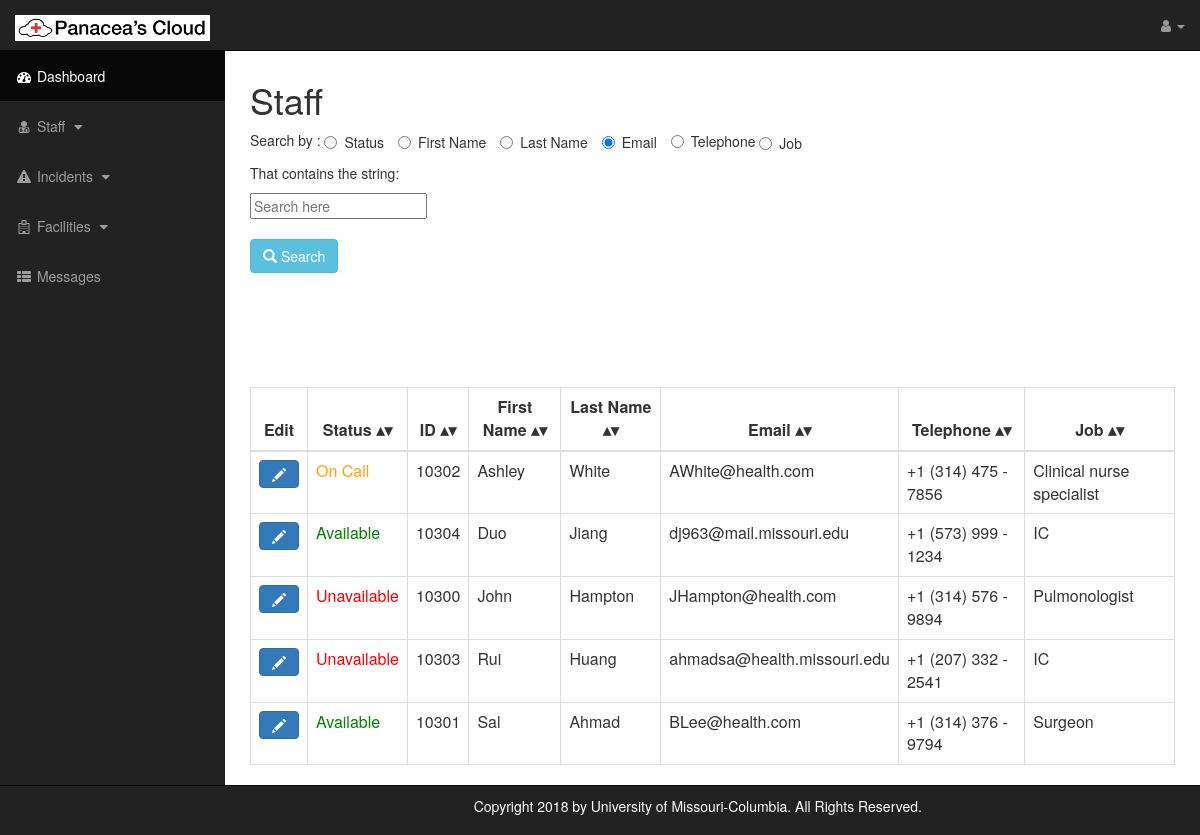
Screenshot of /staff.php (signed in) with the database file from the repository.
### tables this page shows
CREATE TABLE `tempstaffs` (
  `S_ID` int(11) NOT NULL AUTO_INCREMENT,
  `Status` varchar(50) NOT NULL,
  `First_Name` varchar(100) NOT NULL,
  `Last_Name` varchar(100) NOT NULL,
  `Email` varchar(100) NOT NULL,
  `Telephone` varchar(100) NOT NULL,
  `Job` varchar(100) NOT NULL,
  `Glass_User` varchar(3) NOT NULL,
  `registration_date` timestamp NOT NULL DEFAULT CURRENT_TIMESTAMP,
  `I_ID` int(11) DEFAULT NULL,
  PRIMARY KEY (`S_ID`)
);

### staff.php (the view, shortened to what this page needs)
<html lang="en">
<head>
   <link href="css/bootstrap.min.css" rel="stylesheet">
      <link href="css/sb-admin.css" rel="stylesheet">
      <link href="css/plugins/morris.css" rel="stylesheet">
      <link href="//maxcdn.bootstrapcdn.com/font-awesome/4.3.0/css/font-awesome.min.css" rel="stylesheet">
</head>
<body>
    <div id="wrapper">
        <?php
            require 'navigation.php';
        ?>
        <div id="page-wrapper">
            <div class="container-fluid">
        <div id = "title3">
          <h1>Staff</h1>
        </div>
        <div>
          <?php
              (isset($_POST["search_by"])) ? $query = $_POST["search_by"] : $query='Email';
          ?>
          <form method="POST" action="<?= $_SERVER['PHP_SELF'] ?>">
              <p>Search by :
              <label class="radio-inline">
                <input type="radio" name="search_by" <?php if ($query == 'Status' ) echo "checked ='true' "; ?> value="Status"  />Status
              </label>
              <label class="radio-inline">
                <input type="radio" name="search_by" <?php if ($query == 'First_Name' ) echo "checked ='true' "; ?> value="First_Name"  />First Name
              </label>
              <label class="radio-inline">
                <input type="radio" name="search_by" <?php if ($query == 'Last_Name' ) echo "checked ='true' "; ?> value="Last_Name"  />Last Name
              </label>
              <label class="radio-inline">
                <input type="radio" name="search_by" <?php if ($query == 'Email' ) echo "checked ='true' "; ?> value="Email"  />Email
              </label>
              <label class="radio-inline">
                <input type="radio" name="search_by" <?php if ($query == 'Telephone' ) echo "checked ='true' "; ?> value="Telephone"  />Telephone
              <label class="radio-inline">
                <input type="radio" name="search_by" <?php if ($query == 'Job' ) echo "checked ='true' "; ?> value="Job"  />Job
              </label>
              <div>
                That contains the string:</p> <input type="text" name="query_string" class = "form-control:focus" placeholder = 'Search here' value="<?php echo $_SESSION['data'];?>" /> <br /><br />
                <button type="submit" class="btn btn-info" name="submit">
                    <span class="glyphicon glyphicon-search"></span> Search
                </button>
              </div>
      </div>
       <div class="row">
          <div class="col-lg-12">
            <table class="table table-bordered sortable">
              <thead>
                <tr>
                  <th class="sorttable_nosort">Edit</th>
                  <th>Status</span></th>
                  <th>ID</th>
                  <th>First Name</th>
                  <th>Last Name</th>
                  <th>Email</th>
                  <th>Telephone</th>
                  <th>Job</th>
                </tr>
              </thead>
              <tbody>
                <?php
                  require 'dbConnection.php';
                  $type = htmlspecialchars($_POST['search_by']);
                  switch ($type) {
                      default:
                          $sql = "SELECT * FROM tempstaffs ORDER BY First_Name";
                          $result = $db->query($sql);
                          if ($result->num_rows > 0) {
                            while($row = $result->fetch_assoc()) {
                              $form = "<form method= 'POST' action='update_info.php'/>\n";
                              $form .= "<button type='submit' class='btn btn-primary' value = '".$row['S_ID']."'name='edit'><span class='glyphicon glyphicon-pencil'></span></button>";
                              if ($row['Status'] == 'Available'){
                                $color = 'green';
                              }else if ($row['Status'] == 'On Call'){
                                $color = 'yellow';
                              }else{
                                $color = 'red';
                              }
                              echo "<tr><td>".$form."</td><td class = '".$color."'>".$row["Status"]."</td><td>" . $row["S_ID"]. "</td><td>" . $row["First_Name"]. "</td><td>" .$row["Last_Name"]. "</td><td>".$row["Email"]."</td><td>"
                              .$row["Telephone"]."</td><td>".$row["Job"]."</td></tr><br>";
                            }
                            } else {
                              echo "0 results";
                            }
                  }
                ?>
              </tbody>
            </table>
          </div>
        </div>
      </div>
    </div>
</body>
</html>

### css/sb-admin.css (style rules this page uses)
body { margin-top: 100px; background-color: #222; }
@media (min-width:768px) { body { margin-top: 50px; } }
#wrapper { padding-left: 0; }
#page-wrapper { width: 100%; padding: 0; background-color: #fff; }
@media (min-width:768px) { #wrapper { padding-left: 225px; } }
@media (min-width:768px) { #page-wrapper { padding: 10px; padding-bottom: 50px; } }

### staff.php (style rules this page uses)
th { text-align: center; }
.red { color: red; }
.yellow { color: orange; }
.green { color: green; }
table.sortable th:not(.sorttable_sorted):not(.sorttable_sorted_reverse):not(.sorttable_nosort):after { content: " \25B4\25BE" }

### rows the page displays
tempstaffs: Status "On Call", S_ID "10302", First_Name "Ashley", Last_Name "White", Email "AWhite@health.com", Telephone "+1 (314) 475 - 7856", Job "Clinical nurse specialist"
tempstaffs: Status "Available", S_ID "10304", First_Name "Duo", Last_Name "Jiang", Email "dj963@mail.missouri.edu", Telephone "+1 (573) 999 - 1234", Job "IC"
tempstaffs: Status "Unavailable", S_ID "10300", First_Name "John", Last_Name "Hampton", Email "JHampton@health.com", Telephone "+1 (314) 576 - 9894", Job "Pulmonologist"
tempstaffs: Status "Unavailable", S_ID "10303", First_Name "Rui", Last_Name "Huang", Email "ahmadsa@health.missouri.edu", Telephone "+1 (207) 332 - 2541", Job "IC"
tempstaffs: Status "Available", S_ID "10301", First_Name "Sal", Last_Name "Ahmad", Email "BLee@health.com", Telephone "+1 (314) 376 - 9794", Job "Surgeon"
